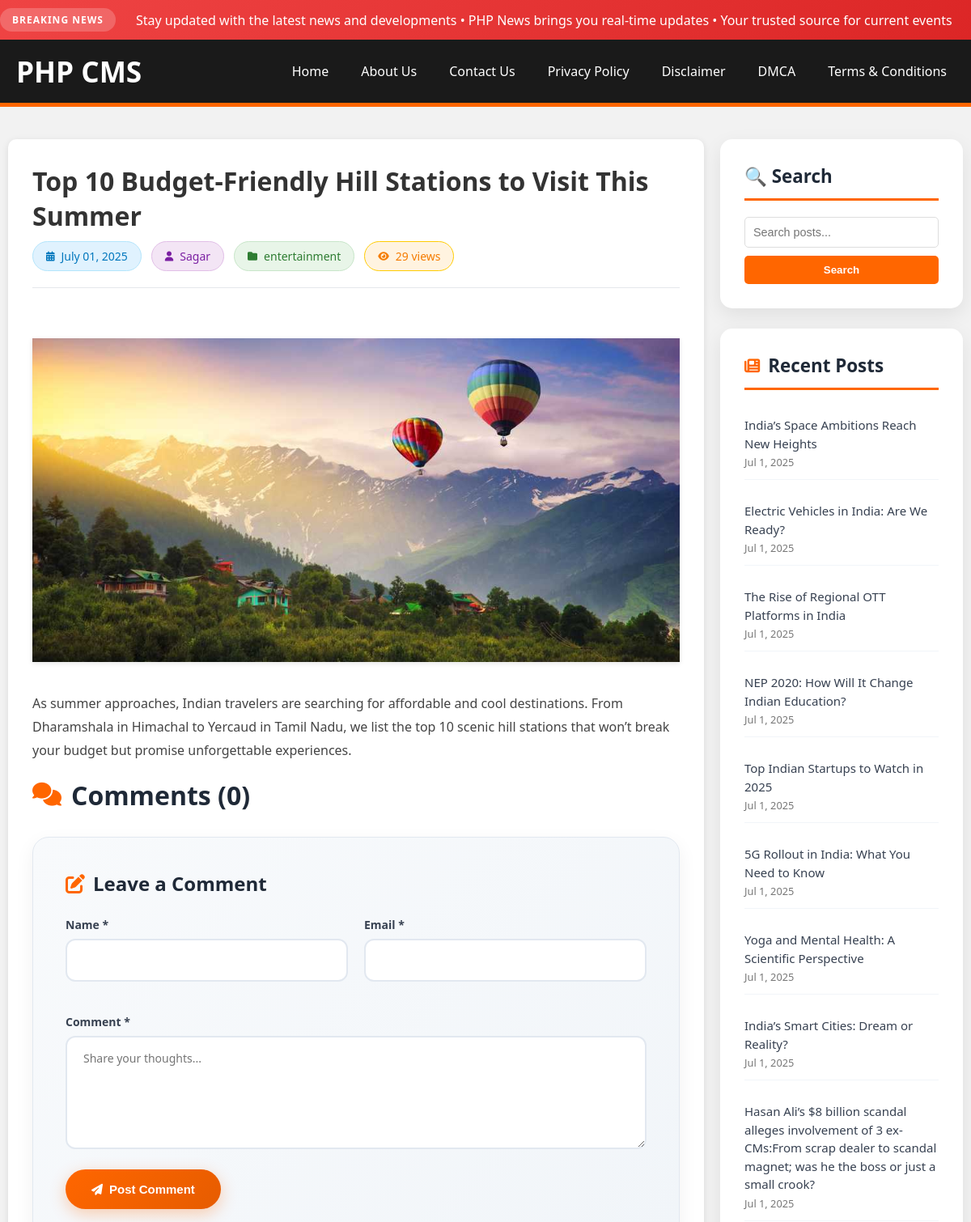
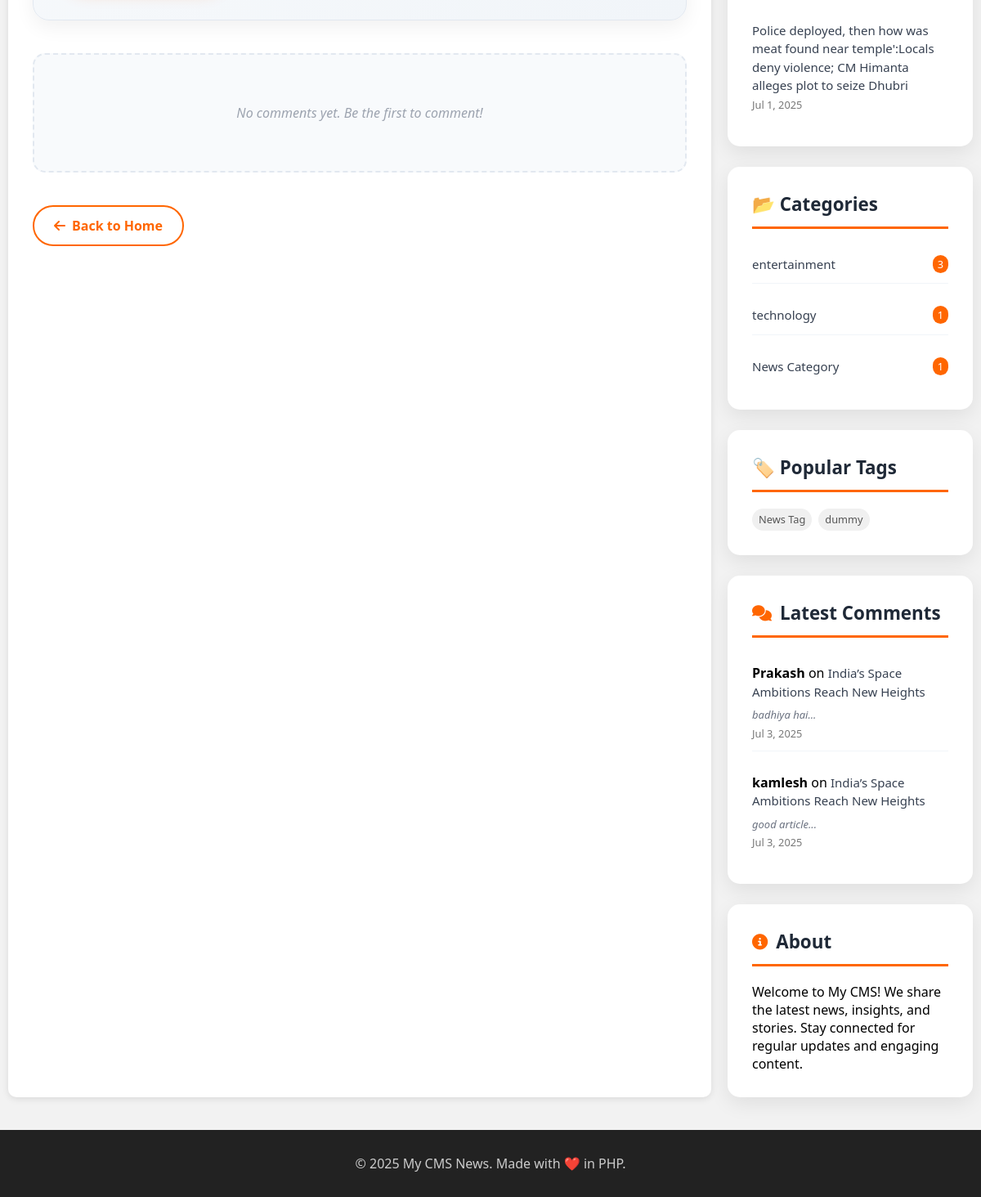
Page /post.php?slug=top-10-budget-friendly-hill-stations-to-visit-this-summer on the committed database (2 pictures, top to bottom).
### tables this page shows
CREATE TABLE `pages` (
  `id` int(11) NOT NULL,
  `title` varchar(100) NOT NULL,
  `slug` varchar(100) NOT NULL,
  `created_at` timestamp NOT NULL DEFAULT current_timestamp(),
  `content` text DEFAULT NULL,
  `status` enum('draft','published') NOT NULL DEFAULT 'draft',
  `updated_at` datetime DEFAULT current_timestamp() ON UPDATE current_timestamp(),
  `author_id` int(11) DEFAULT 1,
  `excerpt` text DEFAULT NULL,
  `meta_description` text DEFAULT NULL,
  `page_order` int(11) DEFAULT 0,
  `show_in_menu` tinyint(1) DEFAULT 0
);

CREATE TABLE `posts` (
  `id` int(11) NOT NULL,
  `title` varchar(255) NOT NULL,
  `slug` varchar(255) DEFAULT NULL,
  `category` varchar(100) DEFAULT NULL,
  `tags` text DEFAULT NULL,
  `image` varchar(255) DEFAULT NULL,
  `status` enum('published','draft') DEFAULT 'published',
  `content` text NOT NULL,
  `created_at` timestamp NOT NULL DEFAULT current_timestamp(),
  `author_id` int(11) DEFAULT NULL,
  `views` int(11) DEFAULT 0,
  `excerpt` text DEFAULT NULL,
  `meta_description` varchar(255) DEFAULT NULL,
  `updated_at` datetime DEFAULT current_timestamp() ON UPDATE current_timestamp(),
  `category_id` int(11) DEFAULT NULL,
  `view_date` date DEFAULT NULL
);

CREATE TABLE `authors` (
  `id` int(11) NOT NULL,
  `name` varchar(100) NOT NULL,
  `username` varchar(100) DEFAULT NULL,
  `email` varchar(150) DEFAULT NULL,
  `bio` text DEFAULT NULL,
  `photo` varchar(255) DEFAULT NULL,
  `created_at` timestamp NOT NULL DEFAULT current_timestamp(),
  `theme_preference` enum('light','dark') DEFAULT 'light',
  `password` varchar(255) DEFAULT NULL,
  `profile_picture` varchar(255) DEFAULT NULL,
  `last_login` datetime DEFAULT NULL,
  `role` varchar(20) DEFAULT 'author'
);

CREATE TABLE `comments` (
  `id` int(11) NOT NULL,
  `post_id` int(11) NOT NULL,
  `author_name` varchar(255) NOT NULL,
  `author_email` varchar(255) NOT NULL,
  `content` text NOT NULL,
  `status` enum('pending','approved') NOT NULL DEFAULT 'pending',
  `created_at` datetime NOT NULL DEFAULT current_timestamp()
);

### post.php (the view, shortened to what this page needs)
<?php
require 'config.php';
$slug = $_GET['slug'];
$stmt = $conn->prepare("SELECT posts.*, authors.name AS author_name
                        FROM posts
                        LEFT JOIN authors ON posts.author_id = authors.id
                        WHERE posts.slug = ?");
$stmt->bind_param("s", $slug);
$stmt->execute();
$result = $stmt->get_result();
$post = $result->fetch_assoc();
$conn->query("ALTER TABLE posts ADD COLUMN IF NOT EXISTS views INT DEFAULT 0");
$viewsStmt = $conn->prepare("SELECT views FROM posts WHERE id = ?");
$viewsStmt->bind_param("i", $post['id']);
$viewsStmt->execute();
$viewsResult = $viewsStmt->get_result();
$currentViews = $viewsResult->fetch_assoc()['views'];
$comments_stmt = $conn->prepare("SELECT * FROM comments WHERE post_id = ? AND status = 'approved' ORDER BY created_at DESC");
$comments_stmt->bind_param("i", $post['id']);
$comments_stmt->execute();
$comments_result = $comments_stmt->get_result();
$menu = $conn->query("SELECT * FROM pages WHERE status = 'published' AND show_in_menu = 1 ORDER BY page_order ASC, id ASC");
$recent_posts = $conn->prepare("SELECT title, slug, created_at FROM posts WHERE status = 'published' AND id != ? ORDER BY created_at DESC LIMIT 10");
$recent_posts->bind_param("i", $post['id']);
$recent_posts->execute();
$recent_posts_result = $recent_posts->get_result();
$categories = $conn->query("SELECT category, COUNT(*) as count FROM posts WHERE status = 'published' AND category IS NOT NULL AND category != '' GROUP BY category ORDER BY count DESC LIMIT 10");
$popular_tags = $conn->query("SELECT tags FROM posts WHERE status = 'published' AND tags IS NOT NULL AND tags != ''");
$tag_counts = array();
while ($tag_row = $popular_tags->fetch_assoc()) {
    $tags = explode(',', $tag_row['tags']);
    foreach ($tags as $tag) {
        $tag = trim($tag);
        if (!empty($tag)) {
            $tag_counts[$tag] = isset($tag_counts[$tag]) ? $tag_counts[$tag] + 1 : 1;
        }
    }
}
arsort($tag_counts);
$popular_tags_array = array_slice($tag_counts, 0, 15, true);
$latest_comments = $conn->query("SELECT c.author_name, c.content, c.created_at, p.title, p.slug
                                FROM comments c
                                JOIN posts p ON c.post_id = p.id
                                WHERE c.status = 'approved'
                                ORDER BY c.created_at DESC
                                LIMIT 5");
?>
<!DOCTYPE html>
<html lang="en">
<head>
    <link href="https://cdnjs.cloudflare.com/ajax/libs/font-awesome/6.4.0/css/all.min.css" rel="stylesheet">
</head>
<body>
<div class="breaking-news">
    <div class="breaking-content">
        <span class="breaking-label">Breaking News</span>
        <span>Stay updated with the latest news and developments • PHP News brings you real-time updates • Your trusted source for current events</span>
    </div>
</div>
<header>
    <h1>PHP CMS</h1>
    <nav class="menu">
        <a href="index.php">Home</a>
        <?php while($m = $menu->fetch_assoc()): ?>
            <a href="page.php?slug=<?= urlencode($m['slug']) ?>"><?= htmlspecialchars($m['title']) ?></a>
        <?php endwhile; ?>
    </nav>
</header>
<div class="main-container">
    <div class="content-area">
        <h1 class="post-title"><?= htmlspecialchars($post['title']) ?></h1>
        <div class="post-meta">
            <div class="meta-btn date">
                <i class="fas fa-calendar-alt"></i>
                <span><?= date("F d, Y", strtotime($post['created_at'])) ?></span>
            </div>
            <?php if (!empty($post['author_name'])): ?>
                <div class="meta-btn author">
                    <i class="fas fa-user"></i>
                    <span><?= htmlspecialchars($post['author_name']) ?></span>
                </div>
            <?php endif; ?>
            <?php if (!empty($post['category'])): ?>
                <div class="meta-btn category">
                    <i class="fas fa-folder"></i>
                    <span><?= htmlspecialchars($post['category']) ?></span>
                </div>
            <?php endif; ?>
            <div class="meta-btn views">
                <i class="fas fa-eye"></i>
                <span id="viewCount"><?= number_format($currentViews) ?> views</span>
            </div>
        </div>
        <?php if (!empty($post['image'])): ?>
            <img class="featured" src="uploads/<?= htmlspecialchars($post['image']) ?>" alt="<?= htmlspecialchars($post['title']) ?>">
        <?php endif; ?>
        <div class="post-content">
            <?= $post['content'] ?>
        </div>
        <div class="comments-section">
            <h2 class="comments-title">
                <i class="fas fa-comments"></i>
                Comments (<?= $comments_result->num_rows ?>)
            </h2>
            <div class="comment-form">
                <h3>
                    <i class="fas fa-edit"></i>
                    Leave a Comment
                </h3>
                <form method="POST">
                    <div class="form-row">
                        <div class="form-group">
                            <label for="name">Name *</label>
                            <input type="text" id="name" name="name" value="<?= isset($_POST['name']) ? htmlspecialchars($_POST['name']) : '' ?>" required>
                        </div>
                        <div class="form-group">
                            <label for="email">Email *</label>
                            <input type="email" id="email" name="email" value="<?= isset($_POST['email']) ? htmlspecialchars($_POST['email']) : '' ?>" required>
                        </div>
                    </div>
                    <div class="form-group">
                        <label for="content">Comment *</label>
                        <textarea id="content" name="content" placeholder="Share your thoughts..." required><?= isset($_POST['content']) ? htmlspecialchars($_POST['content']) : '' ?></textarea>
                    </div>
                    <button type="submit" name="submit_comment" class="submit-btn">
                        <i class="fas fa-paper-plane"></i>
                        Post Comment
                    </button>
                </form>
            </div>
            <div class="comment-list">
                <?php if ($comments_result->num_rows > 0): ?>
                    <?php while ($comment = $comments_result->fetch_assoc()): ?>
                        <div class="comment">
                            <div class="comment-header">
                                <span class="comment-author"><?= htmlspecialchars($comment['author_name']) ?></span>
                                <span class="comment-date"><?= date("F j, Y g:i a", strtotime($comment['created_at'])) ?></span>
                            </div>
                            <div class="comment-content">
                                <?= nl2br(htmlspecialchars($comment['content'])) ?>
                            </div>
                        </div>
                    <?php endwhile; ?>
                <?php else: ?>
                    <p class="no-comments">No comments yet. Be the first to comment!</p>
                <?php endif; ?>
            </div>
        </div>
        <a class="back" href="index.php">
            <i class="fas fa-arrow-left"></i>
            Back to Home
        </a>
    </div>
    <aside class="sidebar">
        <div class="sidebar-widget">
            <h3>🔍 Search</h3>
            <form action="search.php" method="GET">
                <input type="text" name="q" class="search-box" placeholder="Search posts..." value="<?= isset($_GET['q']) ? htmlspecialchars($_GET['q']) : '' ?>">
                <button type="submit" class="search-btn">Search</button>
            </form>
        </div>
        <div class="sidebar-widget">
            <h3>
                <i class="fas fa-newspaper"></i>
                Recent Posts
            </h3>
            <?php if ($recent_posts_result->num_rows > 0): ?>
                <ul>
                    <?php while ($recent_post = $recent_posts_result->fetch_assoc()): ?>
                        <li>
                            <a href="post.php?slug=<?= urlencode($recent_post['slug']) ?>">
                                <?= htmlspecialchars($recent_post['title']) ?>
                            </a>
                            <span class="post-date"><?= date("M j, Y", strtotime($recent_post['created_at'])) ?></span>
                        </li>
                    <?php endwhile; ?>
                </ul>
            <?php else: ?>
                <p>No recent posts found.</p>
            <?php endif; ?>
        </div>
        <div class="sidebar-widget">
            <h3>📂 Categories</h3>
            <?php if ($categories->num_rows > 0): ?>
                <ul>
                    <?php while ($category = $categories->fetch_assoc()): ?>
                        <li>
                            <a href="category.php?cat=<?= urlencode($category['category']) ?>">
                                <?= htmlspecialchars($category['category']) ?>
                            </a>
                            <span class="category-count"><?= $category['count'] ?></span>
                        </li>
                    <?php endwhile; ?>
                </ul>
            <?php else: ?>
                <p>No categories found.</p>
            <?php endif; ?>
        </div>
        <?php if (!empty($popular_tags_array)): ?>
        <div class="sidebar-widget">
            <h3>🏷️ Popular Tags</h3>
            <div class="tag-cloud">
                <?php foreach ($popular_tags_array as $tag => $count): ?>
                    <a href="tag.php?tag=<?= urlencode($tag) ?>" title="<?= $count ?> posts">
                        <?= htmlspecialchars($tag) ?>
                    </a>
                <?php endforeach; ?>
            </div>
        </div>
        <?php endif; ?>
        <div class="sidebar-widget">
            <h3>
                <i class="fas fa-comments"></i>
                Latest Comments
            </h3>
            <?php if ($latest_comments->num_rows > 0): ?>
                <ul>
                    <?php while ($comment = $latest_comments->fetch_assoc()): ?>
                        <li>
                            <strong><?= htmlspecialchars($comment['author_name']) ?></strong> on
                            <a href="post.php?slug=<?= urlencode($comment['slug']) ?>">
                                <?= htmlspecialchars($comment['title']) ?>
                            </a>
                            <div class="comment-excerpt">
                                <?= htmlspecialchars(substr($comment['content'], 0, 80)) ?>...
                            </div>
                            <span class="post-date"><?= date("M j, Y", strtotime($comment['created_at'])) ?></span>
                        </li>
                    <?php endwhile; ?>
                </ul>
            <?php else: ?>
                <p>No comments yet.</p>
            <?php endif; ?>
        </div>
        <div class="sidebar-widget">
            <h3>
                <i class="fas fa-info-circle"></i>
                About
            </h3>
            <p>Welcome to My CMS! We share the latest news, insights, and stories. Stay connected for regular updates and engaging content.</p>
        </div>
    </aside>
</div>
<footer>
    &copy; <?= date('Y') ?> My CMS News. Made with ❤️ in PHP.
</footer>
</body>
</html>

### rows in the picture
pages: title "About Us"
pages: title "Contact Us"
pages: title "Privacy Policy"
pages: title "Disclaimer"
pages: title "DMCA"
pages: title "Terms & Conditions"
posts: title "Top 10 Budget-Friendly Hill Stations to Visit This Summer", created_at "July 01, 2025", author.name "Sagar", category "entertainment", views "29", image (picture), content "As summer approaches, Indian travelers are searching for affordable and cool destinations. From Dharamshala in Himachal to Yercaud in Tamil Nadu, we list the top 10 scenic hill stations that won’t break your budget but promise unforgettable experiences."
posts: title "India’s Space Ambitions Reach New Heights", created_at "Jul 1, 2025"
posts: title "Electric Vehicles in India: Are We Ready?", created_at "Jul 1, 2025", tags "News Tag"
posts: title "The Rise of Regional OTT Platforms in India", created_at "Jul 1, 2025"
posts: title "NEP 2020: How Will It Change Indian Education?", created_at "Jul 1, 2025"
posts: title "Top Indian Startups to Watch in 2025", created_at "Jul 1, 2025"
posts: title "5G Rollout in India: What You Need to Know", created_at "Jul 1, 2025"
posts: title "Yoga and Mental Health: A Scientific Perspective", created_at "Jul 1, 2025"
posts: title "India’s Smart Cities: Dream or Reality?", created_at "Jul 1, 2025"
posts: title "Hasan Ali’s $8 billion scandal alleges involvement of 3 ex-CMs:From scrap dealer to scandal magnet; was he the boss or just a small crook?", created_at "Jul 1, 2025"
posts: title "Police deployed, then how was meat found near temple':Locals deny violence; CM Himanta alleges plot to seize Dhubri", created_at "Jul 1, 2025"
comments: author_name "Prakash", post.title "India’s Space Ambitions Reach New Heights", content "badhiya hai", created_at "Jul 3, 2025"
comments: author_name "kamlesh", post.title "India’s Space Ambitions Reach New Heights", content "good article", created_at "Jul 3, 2025"

### other values in the picture
$comments_result->num_rows "0"
$category['category'] "entertainment"
$category['count'] "3"
$category['category'] "technology"
$category['count'] "1"
$category['category'] "News Category"
$tag "dummy"
